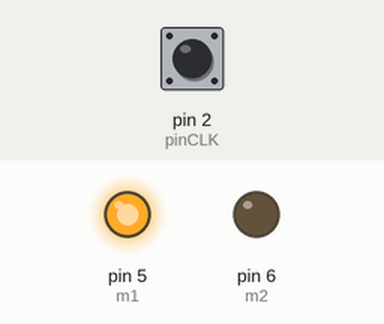
This sketch was run on a simulated Arduino Uno, built with avr-gcc and run on an emulated ATmega328P. Parts: output pins drawn as LEDs (lit = HIGH). The test bench sets the inputs (shaded band); at power-on: pin 2 (pinCLK) HIGH. What the sketch prints to the serial monitor is not drawn.

Above: at 0.1 s.
Timing chart, 0 to 1.6 s (numbered marks = the images above):
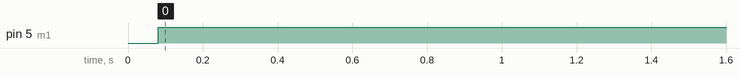

Measured:
- by itself, pin 5 (m1): LOW → HIGH at 0.08 s

The sketch:

pid_control.ino
```cpp
const byte pinCLK = 2, pinDT = 3, m1=5, m2=6;
const float DELAY_TIME=80, PULSE_REV=26, RATIO=30, RPM=60, pi=3.14;

float AngVel;
volatile int count = 0;
const float Kp=1.0, Ki=10.0, Kd=0.01; //PID Gain, 18:1
unsigned long oldt=0, tim=0;
float Setpoint, Input, Output, olderror=0, oldintegral=0;

void valueUP()
{
  byte chA = digitalRead(pinCLK),chB = digitalRead(pinDT);
  if(chA !=chB)
  {
    count++;
  }
  else
  {
    count--;
  }
}

float angvel()
{
  signed int OldPos = count;
  delay(DELAY_TIME);
  signed int NewPos = count;
  if(abs(NewPos-OldPos) < 30000)
  {
    float dVal = ((float)(NewPos-OldPos) / DELAY_TIME) *1000.0;
    float angVel = dVal / PULSE_REV / RATIO*RPM;
    return angVel;
  }
}

//Computation of the PID output
float PID(float Setpoint, float Input) //Input=y(t)현재의 속도
{
  float newerror = Setpoint-Input; //
  unsigned long newt = millis();
  unsigned long dt = newt-oldt; //in milliseconds
  float newintegral = oldintegral + newerror * dt / 1000;
  float derivative = ((newerror-olderror) / dt) * 1000;
  float iterm0=Ki * newintegral;
  float iterm = constrain(iterm0,-200.0,200.0);
  // To apply the integral-windup pseudo-protection
  // 일반적으로 i항이 젤 크다. 500이 넘어가도 범위를 제한해준다.
  float Output = Kp * newerror + iterm + Kd * derivative;
  olderror = newerror; oldintegral=newintegral; oldt=newt;
  return Output;
}

void print1()
{
  Serial.print(Input);
  Serial.print(',');
  Serial.println(Setpoint);
  return;
}

void setup()
{
  pinMode(pinCLK, INPUT_PULLUP);
  pinMode(pinDT, INPUT_PULLUP);
  attachInterrupt(0, valueUP, CHANGE);
  Serial.begin(38400);
}

void loop()
{
  signed int Output1, Output11;
  Setpoint=140; // [rpm]
  Input=angvel();
  Output1=PID(Setpoint,Input);
  Output11=constrain(Output1,-255,255);
  if (Output11>0)
  {
    analogWrite(m1,Output11);
    analogWrite(m2,0);
  }
  else
  {
    analogWrite(m1,0);
    analogWrite(m2,abs(Output11));
  }
  print1();
}
```
